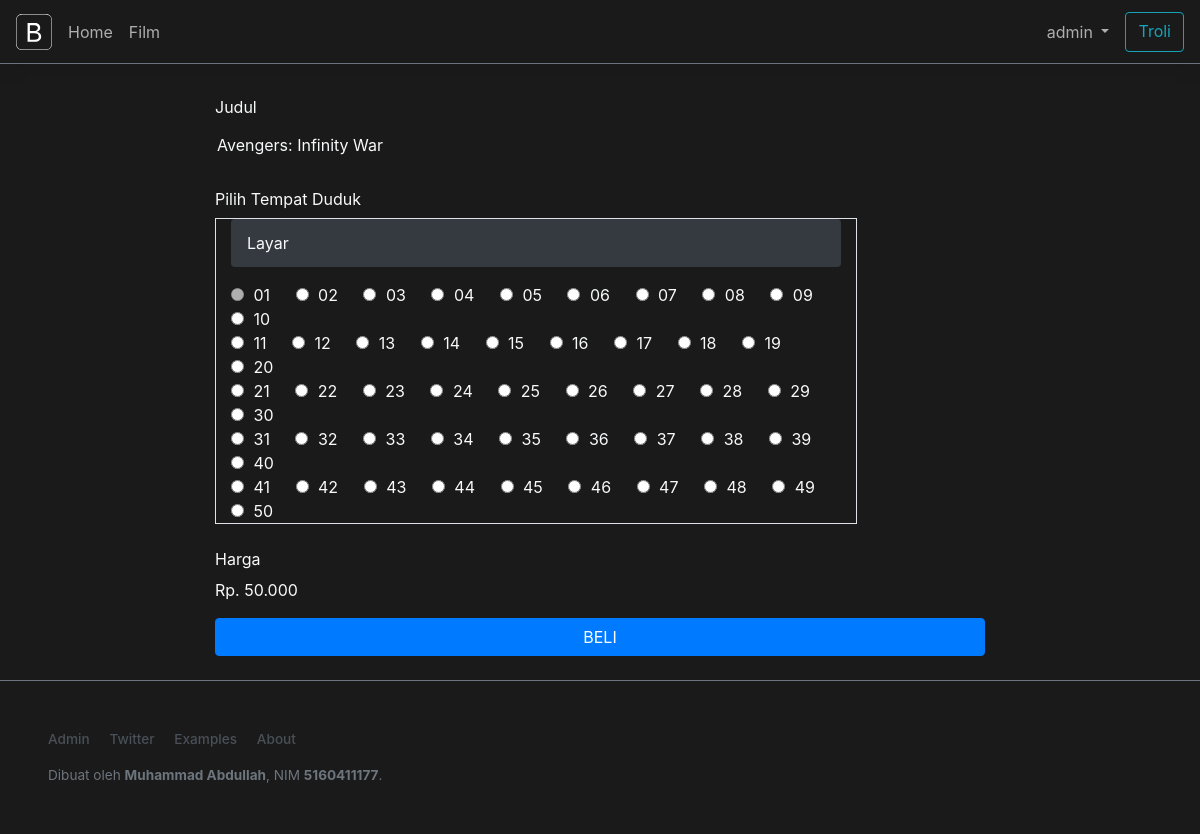
The page /bioskop/index.php?beli=fil001 (signed in) on the database its author committed.
### tables this page shows
CREATE TABLE `film` (
  `kdfilm` varchar(50) NOT NULL,
  `judul` varchar(50) NOT NULL,
  `poster` varchar(2000) NOT NULL,
  `trailer` varchar(200) NOT NULL,
  `durasi` int(4) NOT NULL,
  `sinopsis` text NOT NULL,
  `harga` int(6) NOT NULL
);

CREATE TABLE `transaksi` (
  `idtrans` int(10) NOT NULL,
  `kdfilm` varchar(50) NOT NULL,
  `username` varchar(100) NOT NULL,
  `bangku` int(3) NOT NULL,
  `totharga` int(10) NOT NULL,
  `status` varchar(10) DEFAULT NULL,
  `tanggal` timestamp NOT NULL DEFAULT CURRENT_TIMESTAMP ON UPDATE CURRENT_TIMESTAMP
);

### bioskop/page/beli.php (the view, shortened to what this page needs)
<?php
	include 'connection.php';
	$kdfilm=$_GET['beli'];
    $sql=mysqli_query($koneksi,"Select * from film where kdfilm='$kdfilm'");
  while ( $baris= mysqli_fetch_assoc($sql)) {
?>
<div class="container text-light col-md-8">
	<form method="post" action="page/beli_act.php">
	<div class="form-group">
	    <label for="inputAddress" class="col-form-label">Judul</label>
	    <input type="text" readonly class="form-control-plaintext text-light" id="staticEmail" name="judul" value="<?php echo $baris['judul']; ?>">
	</div>
	  <div class="form-group">
	    <label for="inputAddress2" class="col-form-label">Pilih Tempat Duduk</label>
	    <div class="col-sm-10 border">
	    	<ol class="breadcrumb bg-dark">
			  <li class="align-text-center">Layar</li>
			</ol>
	    	<?php
	    	$sql2=mysqli_query($koneksi,"Select * from transaksi where kdfilm='$kdfilm'");
		    	for ($i=1; $i <= 50  ; $i++) {
			    	if ($i % 10 ==0) {
			    		?>	<div class="form-check form-check-inline">
								  <label class="form-check-label">
								    <input class="form-check-input" type="radio" name="kursi" id="inlineRadio1" value="<?php echo $i; ?>"
								    <?php
								    while ( $baris2= mysqli_fetch_assoc($sql2)) {
								    	if ($baris2['bangku']==$i) {
								    		echo 'disabled';
								    	}
								    }?>> <?php echo $i; ?>
								  </label>
								</div><br><?php
			    	}
			    	else{
			    		?> <div class="form-check form-check-inline">
								  <label class="form-check-label">
								    <input class="form-check-input" type="radio" name="kursi" id="inlineRadio1" value="<?php echo $i; ?>"
								    <?php
								    while ( $baris2= mysqli_fetch_assoc($sql2)) {
								    	if ($baris2['bangku']==$i) {
								    		echo 'disabled';
								    	}
								    }?>> <?php echo sprintf("%02d",$i) ?>
								  </label>
								</div>&nbsp;&nbsp;<?php
			    	}
		    	}
	    	?>
        </div>
	  </div>
	 <div class="form-group">
	    <label for="inputAddress" class="col-form-label">Harga</label>
	    <input type="text" readonly hidden class="form-control-plaintext text-light" name="harga" value="<?php echo $baris['harga']; ?>"><br>Rp. <?php echo number_format($baris['harga'],0,".","."); ?>
	</div>
	  <button type="submit" class="btn btn-primary btn-block">BELI</button>
	</form>
</div>
<?php } ?>

### bioskop/assets/css/custom.css (style rules this page uses)
.hitam { background-color: #1a1a1a; }

### rows shown on the page
film: judul "Avengers: Infinity War", harga "50.000"
transaksi: bangku "☐ 01"

### other values the page prints
$_SESSION['username'] "admin"
